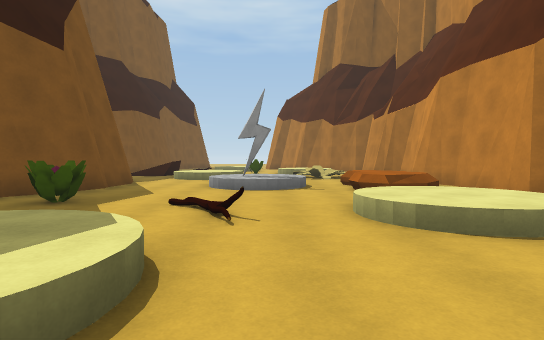
[1] (above)

15 first-person views from a walk through a 3-D level made in the Unity game engine. The camera is 1.4 m above the floor, tilts 2° down and sees 80° across. The floor is counted in squares, 2 m on a side. Each view is taken from the middle of a square. On the plan, view 1 faces up. The plan holds only what a view shows up to about 10 squares ahead; the rest is blank. The place goes on beyond the plan. Surface patterns are stand-ins for the level's own textures.

[2]
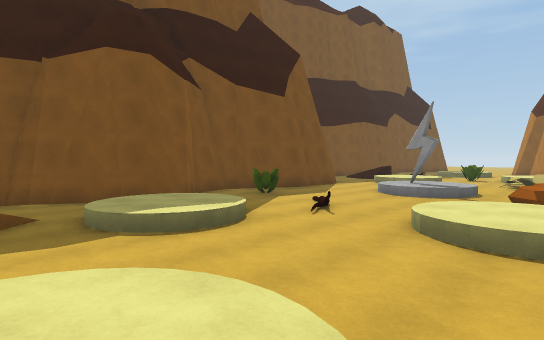

[3]
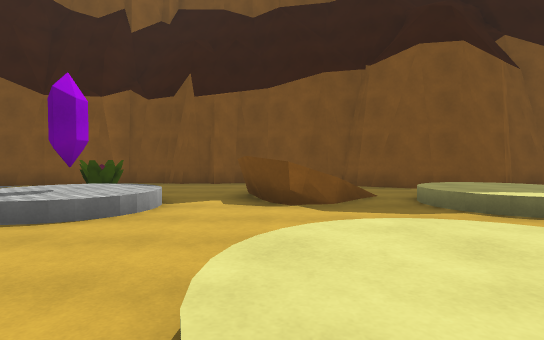

[4]
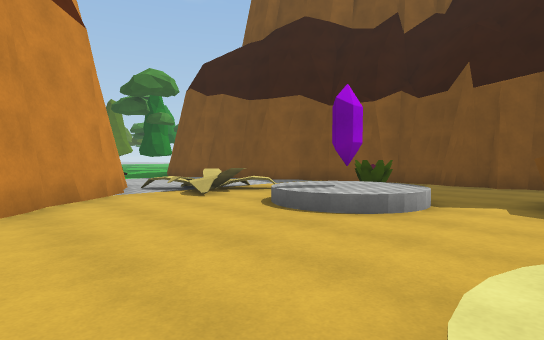

[5]
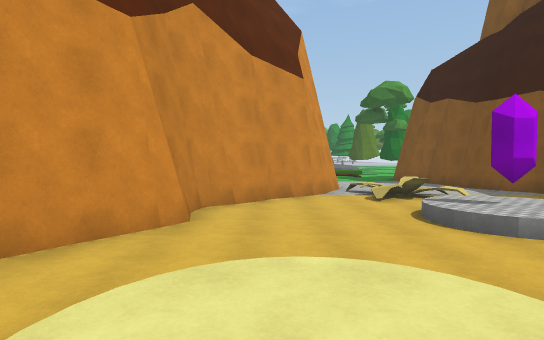

[6]
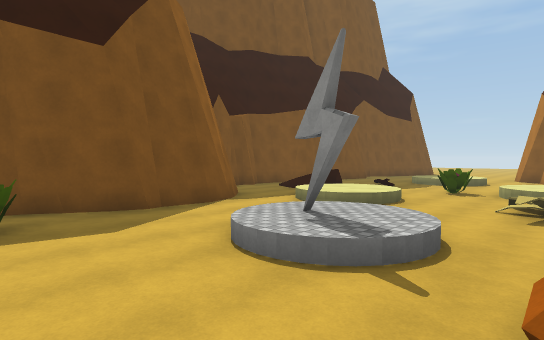

[7]
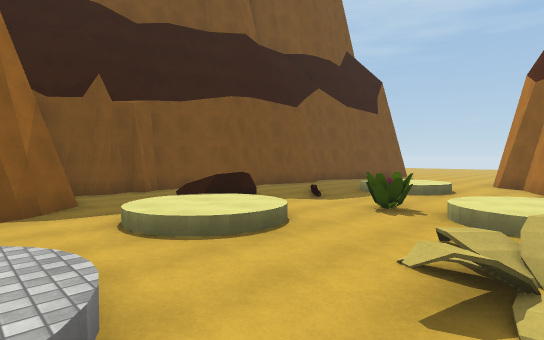

[8]
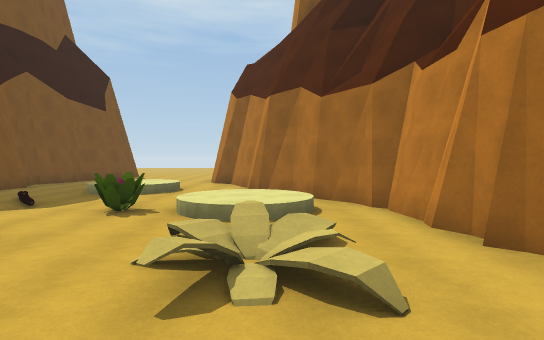

[9]
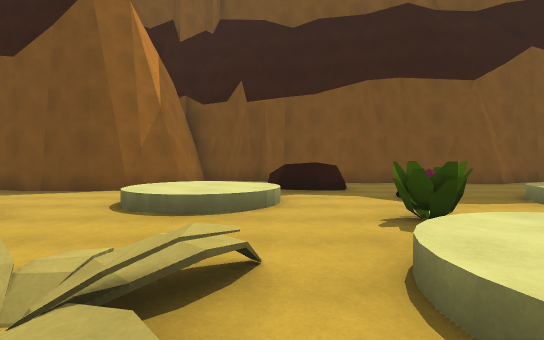

[10]
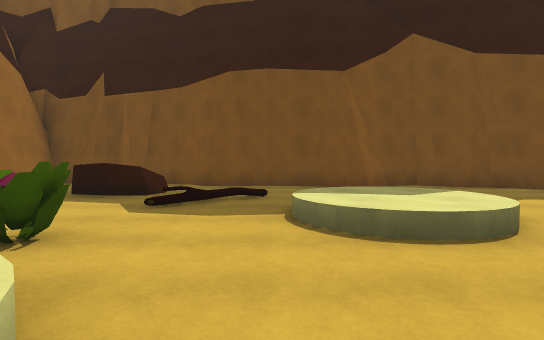

[11]
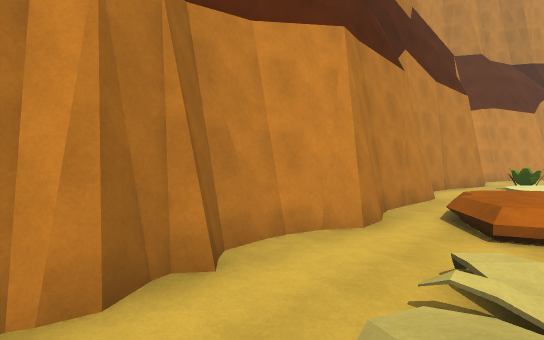

[12]
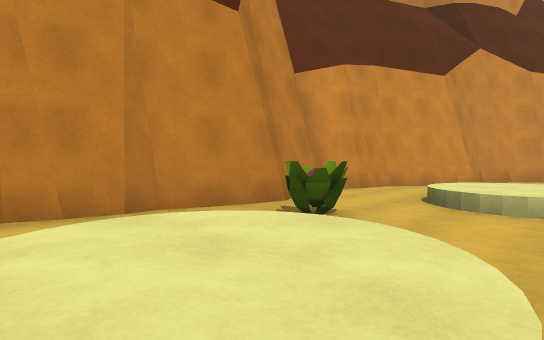

[13]
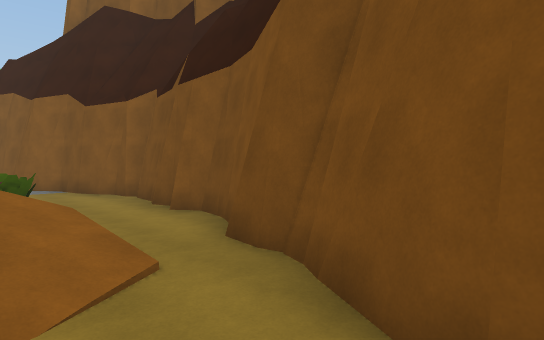

[14]
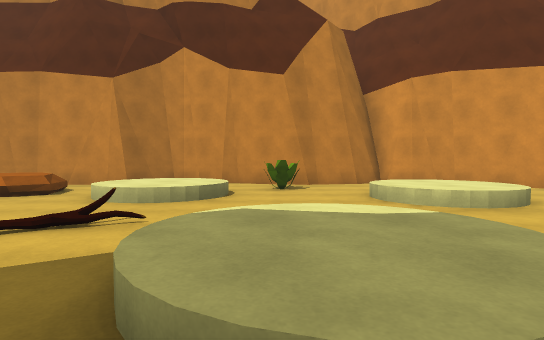

[15]
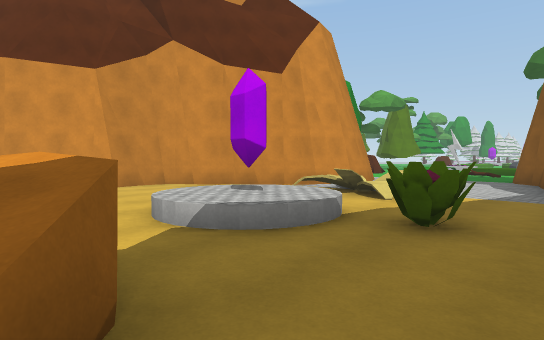

### Floor plan
Key: @ floor where view 1 was taken; # wall or solid block; . main floor; : floor 0.5 m higher than the main floor; + floor 0.75 m higher than the main floor; / step, stairs or slope; R rock; P plant; G gem; O other object.
Columns run from 8 left of view 1 to 6 right of it. Each row starts with its distance up from view 1.
 21  #..... .#
 20  #.   /..##
 19  ##../:/..#
 18  #.../:/..##
 17  #..../....##
 16  #/../...//.##
 15  #././.P.::/.#
 14  #  R....//./#
 13  #/////......#
 12 ##...::/.....#
 11 #.//.///..P..#
 10 ####/......./#
  9    ##..::///.#
  8    ##..:#/R+/#
  7    #...//.//.#
  6   ##....../..##
  5   #..P...///..#
  4   ##....O/::..#
  3    #/./...//..#
  2    #//:/...P.##
  1   ##./:/.....#
  0   #/./..@///.##
 -1   #./ R..::/..#
 -2  ##./ R..///.##
 -3  #...........#
 -4  ##...//....##
 -5  #.../G:....#
 -6  #..P.//....#
 -7  ##........##
 -8   #.../O..##
 -9   #...///##
-10   ##.. .##

Where each view was taken, in squares from view 1:
view 1: 0 up, 0 right, facing up
view 2: 1 down, 3 right, facing up-left
view 3: 2 down, 3 right, facing left
view 4: 2 down, 3 right, facing down-left
view 5: 0 up, 2 right, facing down
view 6: 5 up, 2 right, facing up-left
view 7: 9 up, 2 right, facing up-left
view 8: 9 up, 2 right, facing up
view 9: 13 up, 3 right, facing left
view 10: 17 up, 2 right, facing left
view 11: 14 up, 2 right, facing down-right
view 12: 5 up, 1 right, facing down-right
view 13: 2 up, 3 left, facing down-left
view 14: 2 up, 4 left, facing right
view 15: 2 down, 5 left, facing down-right
